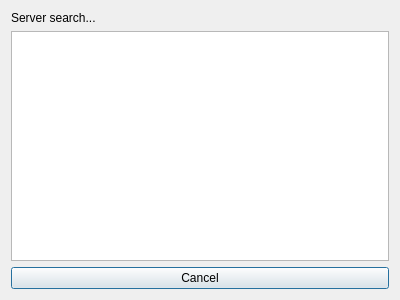
<?xml version="1.0" encoding="UTF-8"?>
<ui version="4.0">
 <class>RemoteSelector</class>
 <widget class="QDialog" name="RemoteSelector">
  <property name="geometry">
   <rect>
    <x>0</x>
    <y>0</y>
    <width>400</width>
    <height>300</height>
   </rect>
  </property>
  <property name="windowTitle">
   <string>Available chat services</string>
  </property>
  <layout class="QVBoxLayout" name="verticalLayout">
   <item>
    <widget class="QLabel" name="status">
     <property name="text">
      <string>Server search...</string>
     </property>
    </widget>
   </item>
   <item>
    <widget class="QListWidget" name="remoteDevices"/>
   </item>
   <item>
    <widget class="QPushButton" name="cancelButton">
     <property name="text">
      <string>Cancel</string>
     </property>
    </widget>
   </item>
  </layout>
 </widget>
 <resources/>
 <connections/>
</ui>
